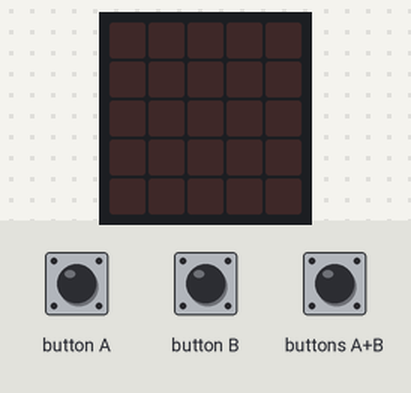
A program run on a simulated BBC micro:bit (MakeCode). On the bench: the board's 5×5 LED display. Inputs (shaded band) come from the test bench.

Above: at 1.2 s.
1.3 s: button A pressed for 0.15 s
At 1.9 s:
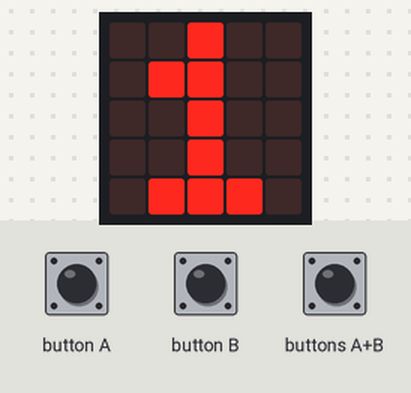
2.9 s: button A pressed for 0.15 s
At 4.3 s:
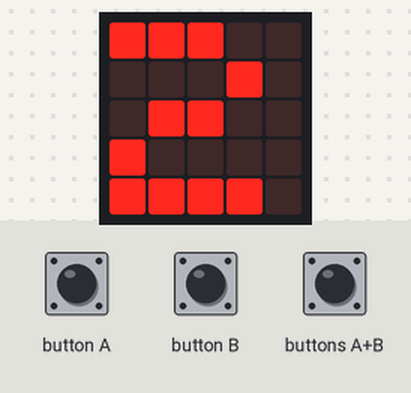
Timing chart, 0 to 5.9 s (numbered marks = the images above; inputs shaded):
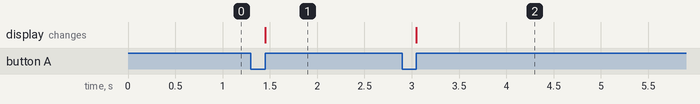

Measured:
- after the input at 1.3 s, the display: changes after 0.15 s (image 1)
- after the input at 2.9 s, the display: changes after 0.15 s (image 2)

The program:

main.ts
```typescript
let _1 = 0
let _2 = 0
input.onButtonPressed(Button.A, function () {
    _1 += 1
    basic.showNumber(_1)
})
input.onButtonPressed(Button.AB, function () {
    basic.showNumber(_1 + _2)
})
input.onButtonPressed(Button.B, function () {
    _2 += 1
    basic.showNumber(_2)
})
```

test.ts
```typescript
// здесь помещаются тесты; они не будут скомпилированы, пока пакет используется в качестве расширения.
```
